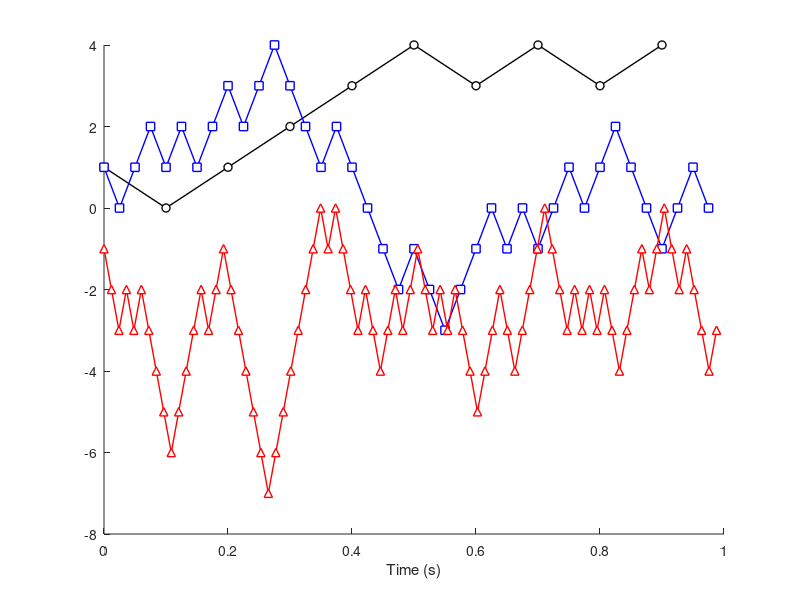

Write the MATLAB code that produced this figure. (Note: this script raises an error after producing the figure.)
%%
%     COURSE: Signal processing problems, solved in MATLAB and Python
%    SECTION: Resampling, interpolating, extrapolating
%      VIDEO: Strategies for multirate signals
% Instructor: sincxpress.com
%
%%

%% create multichannel signal with multiple sampling rates

% initialize signals, time vectors, and sampling rates
% note: hard-coded to three signals
[fs,timez,signals] = deal( cell(3,1) );


% sampling rates in Hz
fs{1} = 10;
fs{2} = 40;
fs{3} = 83;

% create signals
for si=1:3
    
    % create signal
    signals{si} = cumsum( sign(randn(fs{si},1)) );
    
    % create time vector
    timez{si} = (0:fs{si}-1)/fs{si};
end



% plot all signals
figure(1), clf, hold on

color = 'kbr';
shape = 'os^';
for si=1:3
    plot(timez{si},signals{si},[ color(si) shape(si) '-' ],'linew',1,'markerfacecolor','w','markersize',6)
end
axlims = axis;
xlabel('Time (s)')

%% upsample to fastest frequency

% in Hz
[newSrate,whichIsFastest] = max(cell2mat(fs));

% need to round in case it's not exact
newNpnts = round( length(signals{whichIsFastest}) * (newSrate/fs{whichIsFastest}) );

% new time vector after upsampling
newTime = (0:newNpnts-1) / newSrate;

%% continue on to interpolation

% initialize (as matrix!)
newsignals = zeros(length(fs),length(newTime));

for si=1:length(fs)
    
    % define interpolation object
    F = griddedInterpolant(timez{si},signals{si},'spline');
    
    % query that object at requested time points
    newsignals(si,:) = F(newTime);
end

%% plot for comparison

% plot all signals
figure(2), clf, hold onplot for comparison

% plot all signals
figure(2), clf, hold on

for si=1:3
    plot(newTime,newsignals(si,:),[ color(si) shape(si) '-' ],'linew',1,'markerfacecolor','w','markersize',6)
end

% set axis limits to match figure 1
axis(axlims)

for si=1:3
    plot(newTime,newsignals(si,:),[ color(si) shape(si) '-' ],'linew',1,'markerfacecolor','w','markersize',6)
end

% set axis limits to match figure 1
axis(axlims)

%% done.
